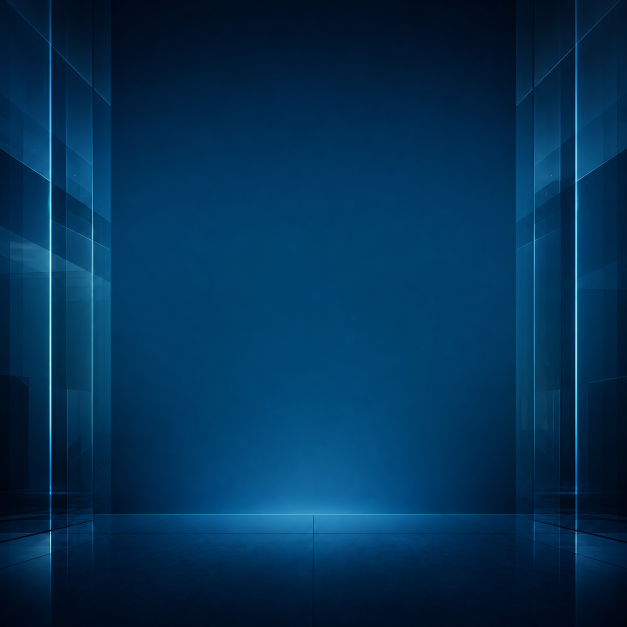
#> input picture assets/pwa/launch-background.png, 1254 x 1254 px (shown at 1/2 size)
$ python generate-pwa-launch-assets.py
#> lines starting #> are read from the running program, lines starting #| are printed output that depends on the picture
from pathlib import Path
from PIL import Image, ImageDraw, ImageFont, ImageFilter

ROOT = Path(__file__).resolve().parents[1]
ASSETS = ROOT / "assets" / "pwa"
ASSETS.mkdir(parents=True, exist_ok=True)
BACKGROUND = ASSETS / "launch-background.png"
RK_LOGO = ROOT / "imagens" / "logo.jpeg"
CONNECT_LOGO = ROOT / "assets" / "conecte-logo.png"

def font(size, bold=False):
    name = "arialbd.ttf" if bold else "arial.ttf"
    try:
        return ImageFont.truetype(name, size)
    except OSError:
        return ImageFont.load_default()

def cover(image, size):
#> called with size = (1170, 2532)
    ratio = max(size[0] / image.width, size[1] / image.height)
#> ratio = 2.02
    resized = image.resize((round(image.width * ratio), round(image.height * ratio)), Image.Resampling.LANCZOS)
    left = (resized.width - size[0]) // 2
#> left = 681
    top = (resized.height - size[1]) // 2
#> top = 0
    return resized.crop((left, top, left + size[0], top + size[1]))
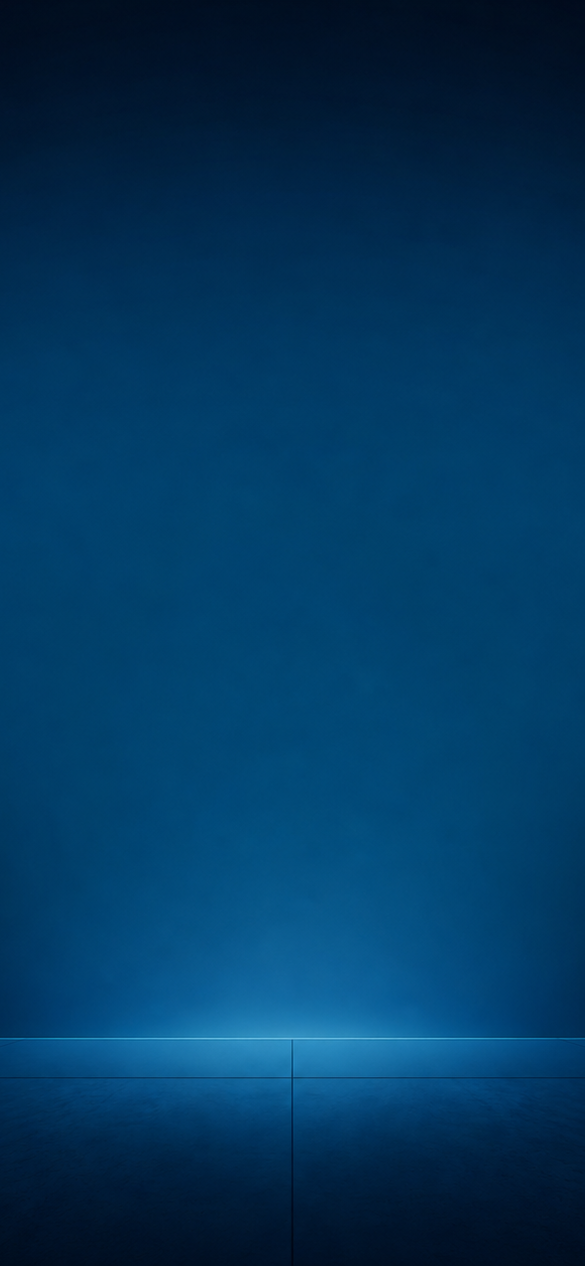
#> returned value: PIL image 1170x2532 RGB (shown at 1/2 size); mean R, G, B 2.1, 55, 94.3

def contain(image, size):
    copy = image.copy()
    copy.thumbnail(size, Image.Resampling.LANCZOS)
    return copy

def launch(size):
    bg = cover(Image.open(BACKGROUND).convert("RGB"), size)
    scale = min(size) / 2048
    draw = ImageDraw.Draw(bg, "RGBA")
    card_w = int(min(size[0] * .82, 980 * scale))
    card_h = int(min(size[1] * .54, 1140 * scale))
    x = (size[0] - card_w) // 2
    y = int(size[1] * .47 - card_h / 2)
    radius = max(24, int(58 * scale))
    shadow = Image.new("RGBA", size, (0, 0, 0, 0))
#> shadow: PIL image 1170x2532 RGBA; every value is 0
    shadow_draw = ImageDraw.Draw(shadow)
    shadow_draw.rounded_rectangle((x, y + int(24 * scale), x + card_w, y + card_h + int(24 * scale)), radius, fill=(0, 0, 0, 105))
    bg = Image.alpha_composite(bg.convert("RGBA"), shadow.filter(ImageFilter.GaussianBlur(max(8, int(28 * scale)))))
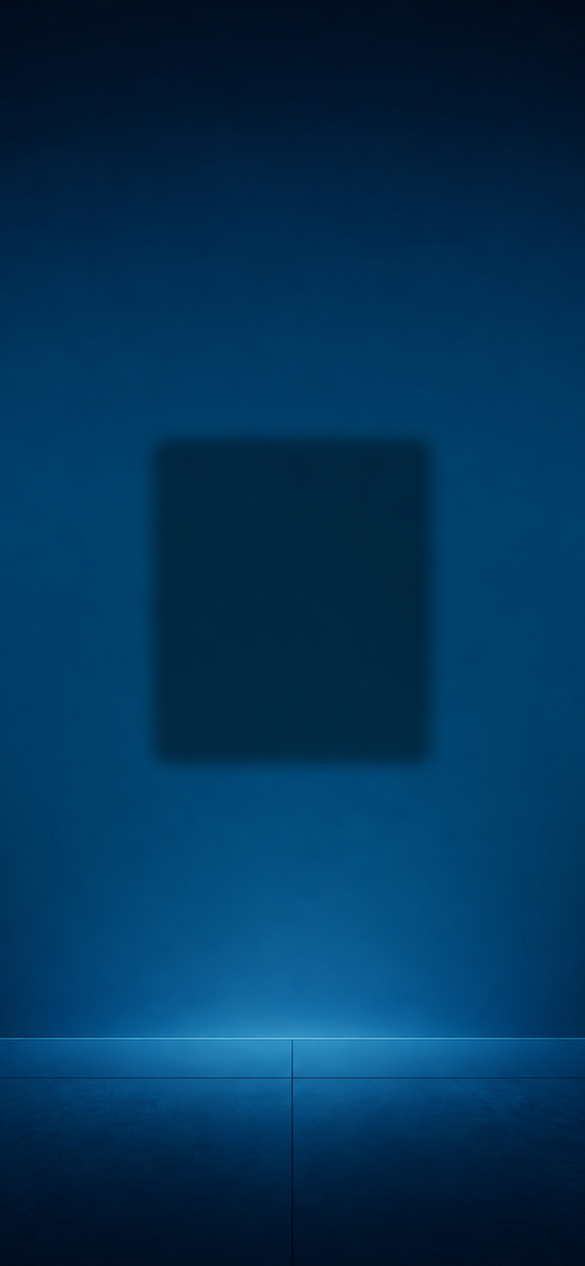
#> bg: PIL image 1170x2532 RGBA (shown at 1/2 size); mean R, G, B, A 2.1, 51.6, 88.7, 255
    draw = ImageDraw.Draw(bg, "RGBA")
    draw.rounded_rectangle((x, y, x + card_w, y + card_h), radius, fill=(5, 28, 44, 238), outline=(255, 255, 255, 42), width=max(2, int(3 * scale)))

#> (the run stopped early here; a loop or call above may not have finished)
